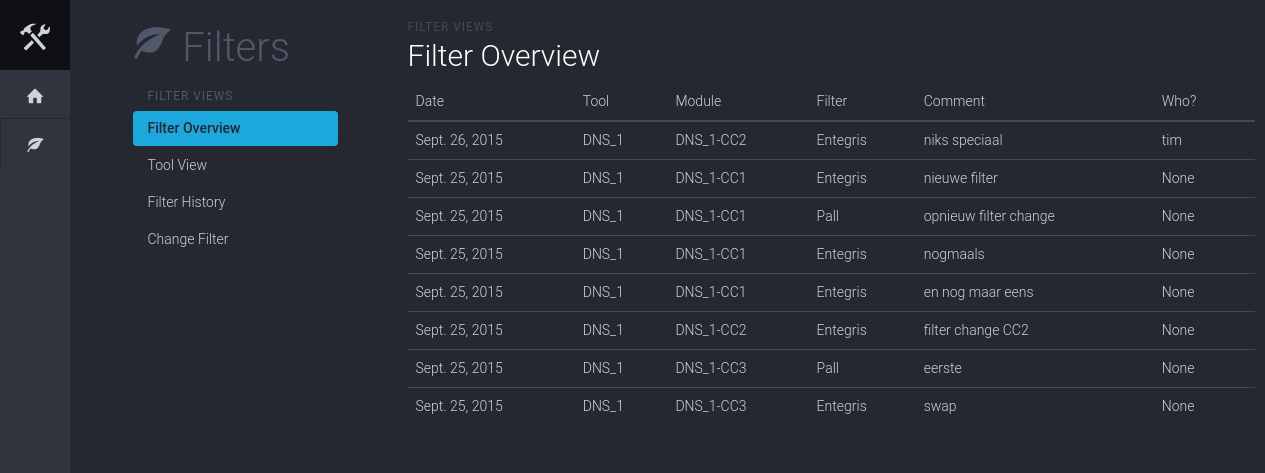
Page /filters/history/ on the earlier database version.
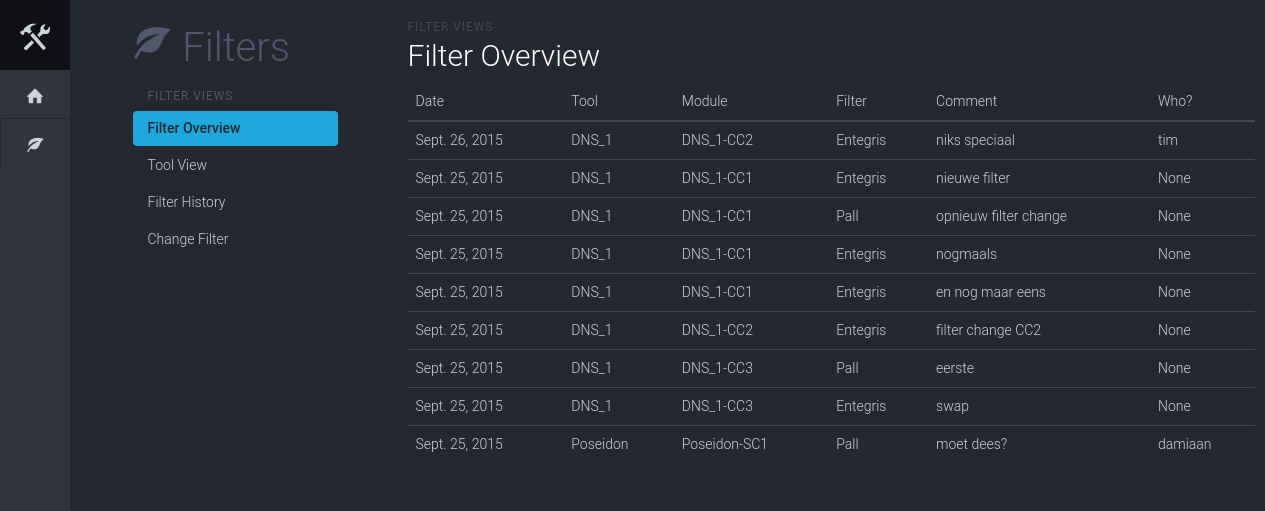
Same page on the later database version.
### filter_app/models.py (models this page shows)
class FilterSwap(models.Model):
	module = models.ForeignKey(Module, related_name='swaps')
	swapped_filter = models.ForeignKey(Filter, related_name='swaps')
	comment = models.TextField()
	date = models.DateField('Date', default=datetime.date.today)
	who = models.CharField(max_length=32, null=True)
	class Meta:
		app_label = 'filter_app'
		verbose_name = 'filter swap'
		verbose_name_plural = 'filter swaps'
		ordering = ['-date']
	def __unicode__(self):
		return str(self.module) + ': filter changed on ' + str(self.date)
	def __str__(self):
		return str(self.module) + ': filter changed on ' + str(self.date)
	def save(self, *args, **kwargs):
		active_filter = self.module.current_filter
		if active_filter and self.swapped_filter != active_filter:
			self.module.previous_filter = active_filter
			print 'filter swapped!'
			print self.module.previous_filter
		super(FilterSwap, self).save(*args, **kwargs)

class Module(models.Model):
	name = models.CharField(max_length=32)
	main_tool = models.ForeignKey(Tool)
	current_filter = models.ForeignKey(Filter, related_name='modules')
	previous_filter = models.ForeignKey(Filter, related_name='+', null=True) # No backwards relation!
	chemistry = models.ManyToManyField(Chemistry, related_name='modules')
	class Meta:
		app_label = 'filter_app'
		verbose_name = 'module'
		verbose_name_plural = 'modules'
	def __unicode__(self):
		return self.main_tool.name + '-' +self.name
	def __str__(self):
		return self.main_tool.name + '-' +self.name

class Tool(models.Model):
	CR_CHOICES = (
	    ('FAB1', 'FAB1'),
	    ('FAB2', 'FAB2'),
	)
	name = models.CharField(max_length=8, unique=True)
	cleanroom = models.CharField(max_length=16, choices=CR_CHOICES, default='FAB1', null=True)
	class Meta:
		app_label = 'filter_app'
		verbose_name = 'tool'
		verbose_name_plural = 'tools'
		ordering = ['cleanroom', 'name', ]
	def __unicode__(self):
		return self.name
	def __str__(self):
		return self.name

class Filter(models.Model):
	product_code = models.CharField(max_length=255, unique=True)
	manufacturer = models.CharField(max_length=255)
	pore_size = models.CharField(max_length=32)
	class Meta:
		app_label = 'filter_app'
		verbose_name = 'filter'
		verbose_name_plural = 'filters'
	def __unicode__(self):
		return self.product_code
	def __str__(self):
		return self.product_code

### filter_app/views.py (the view)
# urls.py: url(r'history/$', views.HistoryView.as_view(), name='history'),
class HistoryView(ListView):
	model = models.FilterSwap
	context_object_name = 'swap_list'
	template_name = 'overview2.html'
	def get_queryset(self):
		return self.model.objects.all().prefetch_related()

### filter_app/templates/overview2.html (shortened to what this page needs)
{% extends 'layout.html' %}
{% load staticfiles %}
{% block extra_css %}
	<link rel="stylesheet" href="{% static 'css/style.css' %}">
{% endblock extra_css %}
{% block navbar %}
	<nav class="iconav">
		<a class="iconav-brand" href="#">
			<span class="iconav-brand-icon icon icon-tools"></span>
		</a>
		<div class="iconav-slider">
			<ul class="nav nav-pills iconav-nav">
				<li>
					<a href="#" title="Overview" data-toggle="tooltip" data-placement="right" data-container=".iconav">
						<span class="icon icon-home"></span>
					</a>
				</li>
				<li>
					<a href="#" title="Overview" data-toggle="tooltip" data-placement="right" data-container=".iconav">
						<span class="icon icon-leaf"></span>
					</a>
				</li>
			</ul>
		</div>
	</nav>
{% endblock navbar %}
{% block content %}
	<div class="container">
		<div class="row">
			<div class="col-sm-9 col-xs-12 content">
				<div class="dashhead">
					<div class="dashhead-titles">
						<h6 class="dashhead-subtitle">Filter Views</h6>
						<h2 class="dashhead-title">Filter Overview</h2>
					</div>
				</div>
				<div class="table-full">
					<div class="table-responsive">
						<table class="table" data-sort="table">
							<thead>
								<tr>
									<th class="header">Date</th>
									<th class="header">Tool</th>
									<th class="header">Module</th>
									<th class="header">Filter</th>
									<th class="header">Comment</th>
									<th class="header">Who?</th>
								</tr>
							</thead>
							<tbody>
								{% for swap in swap_list %}
								<tr>
									<td>
										{{ swap.date }}
									</td>
									<td>
										{{ swap.module.main_tool }}
									</td>
									<td>
										{{ swap.module }}
									</td>
									<td>
										{{ swap.swapped_filter }}
									</td>
									<td>
										{{ swap.comment }}
									</td>
									<td>
										{{ swap.who }}
									</td>
								</tr>
								{% endfor %}
							</tbody>
						</table>
					</div>
				</div>
			</div>
		</div>
	</div>
{% endblock content %}

### filter_app/templates/layout.html (shortened to what this page needs)
{% extends 'base.html' %}
{% block sidebar %}
	<div class="col-sm-3 sidebar">
		<nav class="sidebar-nav">
			<div class="sidebar-header">
				<a class="sidebar-brand img-responsive" href="#">
					<span class="icon icon-leaf sidebar-brand-icon"> Filters</span>
				</a>
			</div>
			<div class="collapse nav-toggleable-sm" id="nav-toggleable-sm">
				<ul class="nav nav-pills nav-stacked">
					<li class="nav-header">Filter Views</li>
					<li class="active">
						<a href="{% url 'overview' %}">Filter Overview</a>
					</li>
					<li>
						<a href="{% url 'test' fab='fab1' tool='' %}">Tool View</a>
					</li>
					<li>
						<a href="{% url 'history' %}">Filter History</a>
					</li>
					<li>
						<a href="{% url 'new-swap' %}">Change Filter</a>
					</li>
				</ul>
			</div>
		</nav>
	</div>
{% endblock sidebar %}

### filter_app/templates/base.html (shortened to what this page needs)
{% load staticfiles %}
<html>
<head>
    <link rel="stylesheet" href="{% static 'css/toolkit-inverse.min.css' %}">
    {% block extra_css %}{% endblock extra_css %}
</head>
<body>
    <div class="with-iconav">
    {% block navbar %}{% endblock navbar %}
        <div class="container">
            <div class="row">
            </div>
            <div class="row">
                {% block sidebar %}{% endblock sidebar %}
                {% block content %}{% endblock content %}
            </div>
        </div>
    </div>
</body>
</html>

### filter_app/static/css/style.css (style rules this page uses)
table { font-size: 14px; font-weight: 300; }

Differences in the rows shown:
added FilterSwap: date "Sept. 25, 2015", module.main_tool "Poseidon", module "Poseidon-SC1", swapped_filter "Pall", comment "moet dees?", who "damiaan"
